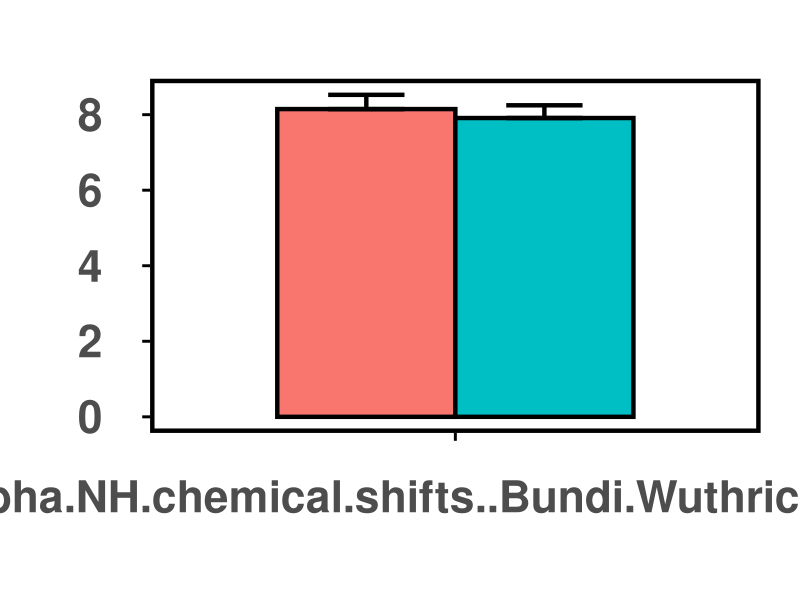
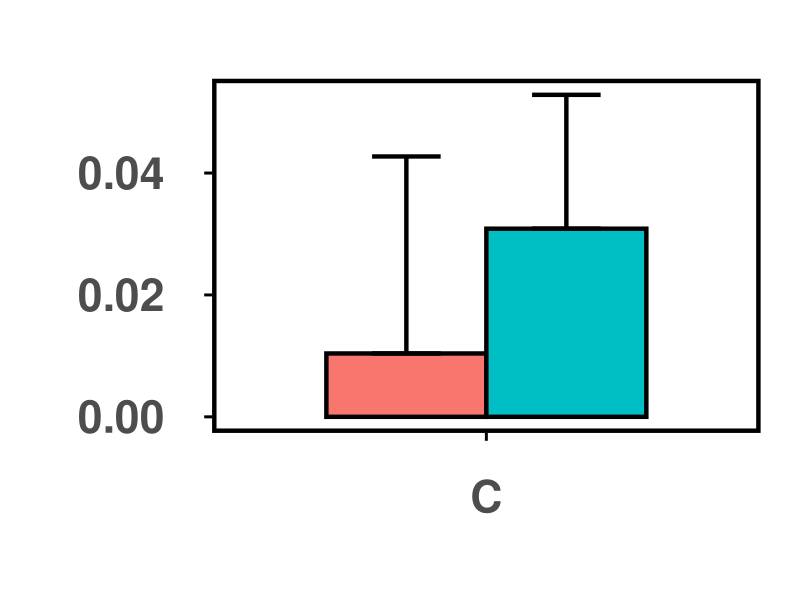
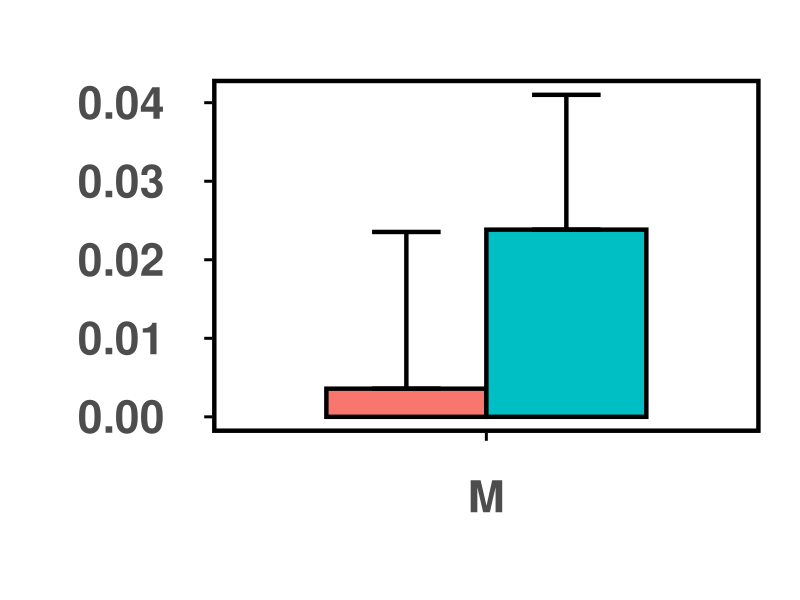
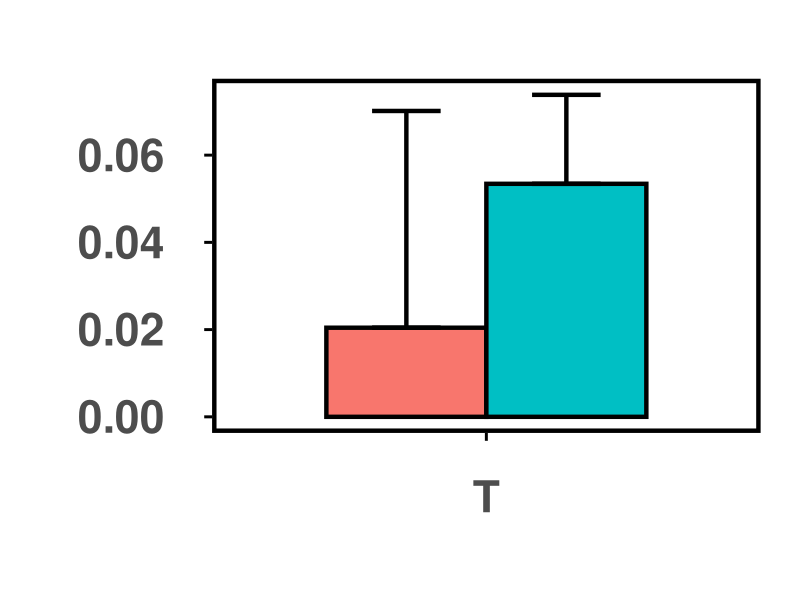
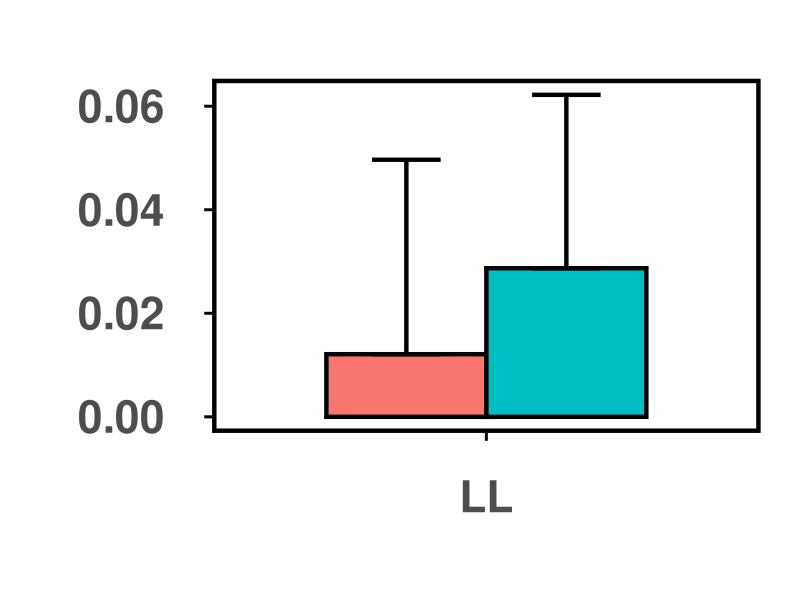
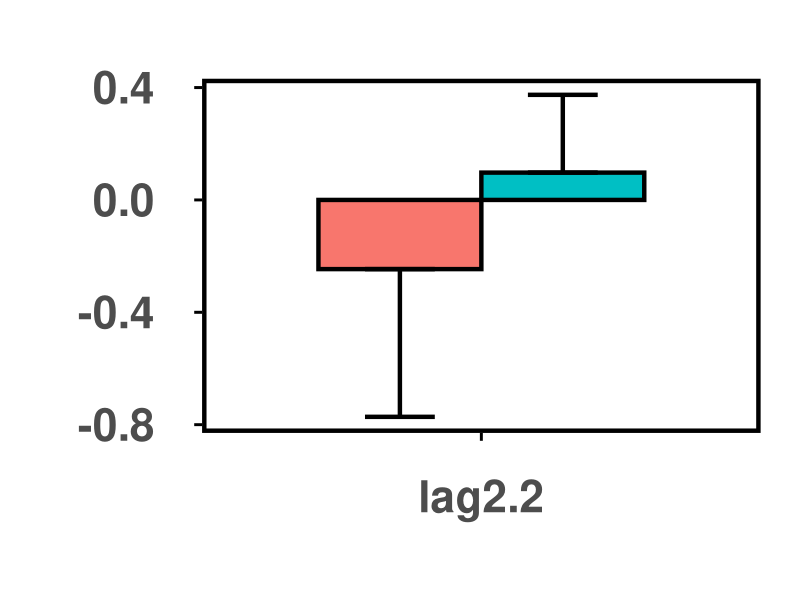
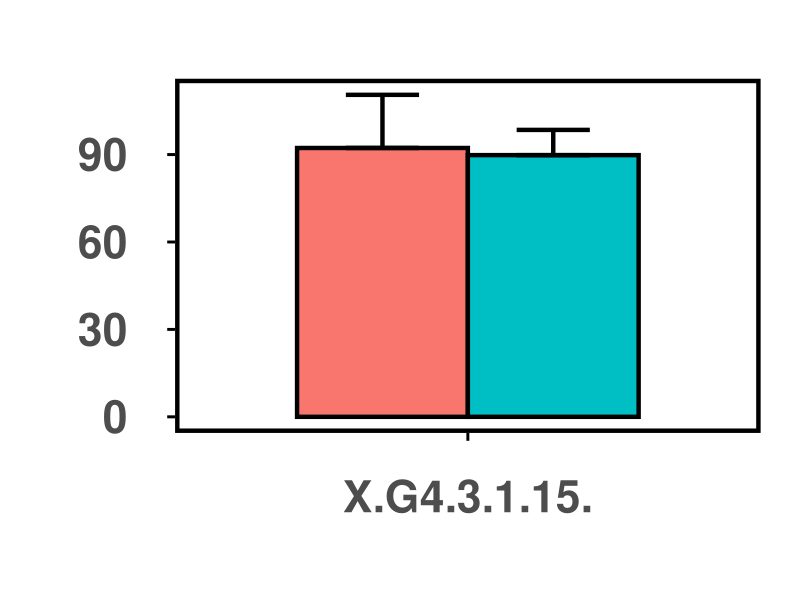
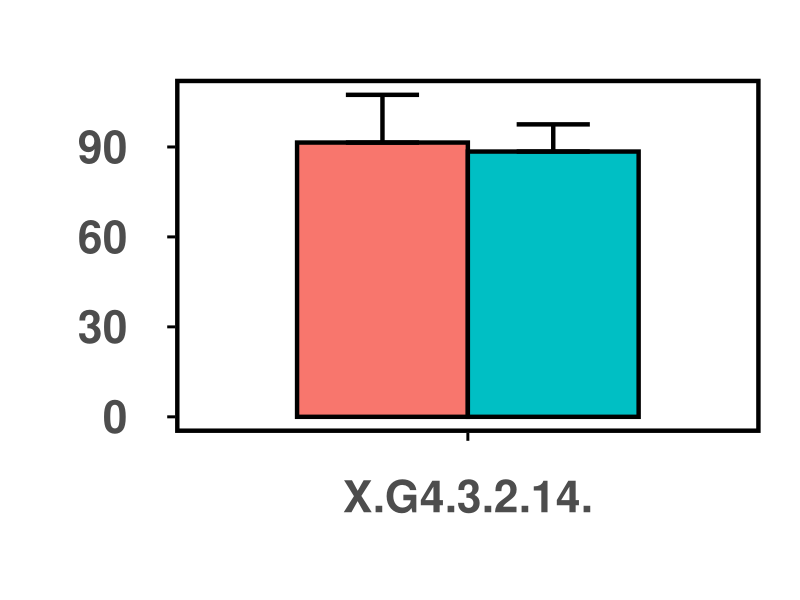

Recreate these plots in R, in order.
#setwd("d:/R_test/plotting bar charts")
#setwd("~/Downloads")

#this.dir <- dirname(parent.frame(2)$ofile)
#setwd(this.dir)

#COLOR codes for epitope classes
#dual #ff66CC (purple)
#mono #66CCFF (cyan)
#tpos "blue"
#bpos "gree"

library(readxl)
library(ggplot2)
#library(grid)
library(gridExtra)
library(ggthemes)
library(stringr)



df<-read_excel("dual_vs_tpos_desc.xlsx")
df<-na.omit(df)

subplot_num=20

plots<-list()

for(i in 1:subplot_num)
  {
   df_row<-df[i,]
   formatted_df<-data.frame(matrix(ncol=4,nrow=2))
   x<-c("Descriptors","Epitope_type","Mean","Stdev")
   colnames(formatted_df)<-x
   
   #print(df_row)
   #print("\n")
   #saves the name of the descriptors for the 2 cells of first row
   formatted_df[,1]<-(df_row)[1]    #df_row$Descriptors
   #saves the epitope types (saved as column names)
   formatted_df[1,2]<-colnames(df_row)[2]
   formatted_df[2,2]<-colnames(df_row)[4]
   #saves the mean values of the epitope types
   formatted_df[1,3]<-(df_row)[2]
   formatted_df[2,3]<-(df_row)[4]
   #saves standard dev 
   formatted_df[1,4]<-(df_row)[3]
   formatted_df[2,4]<-(df_row)[5]
   
   
   #print(formatted_df)
   #print(" ")
   #line<-readline()
   #reordering the epitope types to the order as their row index so that ggplots plots
   #the bars the way they appear in the df
   formatted_df$Epitope_type<-as.factor(formatted_df$Epitope_type)
   formatted_df$Epitope_type<-factor(formatted_df$Epitope_type, levels=formatted_df$Epitope_type[order(as.numeric(rownames(df)))])
  
   #this shows the variable classes of the dataframe
   #str(formatted_df)
   
   dodge<-position_dodge(width=0.7)
   limits<-aes(ymax=formatted_df$Mean + (formatted_df$Mean>0)*formatted_df$Stdev, ymin=formatted_df$Mean - (formatted_df$Mean<0)*formatted_df$Stdev)
    
   #p<-ggplot(data=formatted_df,aes(x=Descriptors,y=Mean, fill=Epitope_type))
   p<-ggplot(data=formatted_df,aes(x=Descriptors,y=Mean, fill=Epitope_type))
                                                                                #adjust this for size of frame around bar
   p<-p + geom_bar(stat="identity", position = dodge, width = 0.7,colour="black",size=1.5)
   
   #p<-p + scale_fill_manual("legend",values=c("#ff66CC","green"))
   #dual #ff66CC (purple)
   #mono #66CCFF (cyan)
   #tpos "blue"
   #bpos "green"
   
   p<-p + geom_errorbar(limits, position = dodge, width =0.3,size=1.5)
   
   
   p <- p + labs(x = " ", y = " ")
   p <- p + theme_few()
   p <- p + theme(legend.position="none")
   
   #adjusts the text size
   p <- p + theme(text=element_text(face="bold",size=40))
   
   #ignore this one for now
   #p <- p + theme(axis.line = element_line(size= 0.5, colour="black"))
   
   #adjusts the text distances from the axis, adjust the first numerical parameter
   p <- p + theme(axis.text.x = element_text(margin=margin(1,1,1,1,"cm")),
            axis.text.y = element_text(margin=margin(1,1,1,1,"cm")))
   
   #adjusts the frame around the picture
   p <- p + theme(panel.border = element_rect(colour = "black", fill=NA, size=3))
   
   #adjest  of the tick marks
   p <- p + theme(axis.ticks.length = unit(.2, "cm"), axis.ticks = element_line(size = 1, colour="black")) 
   
   # Add white space aroung the plot's margins
   
   p <- p + theme(plot.margin = margin(2, 1, -0.5, -0.5, "cm"))
   
  # print(p)
   
   plots[[i]]<-p
   

   

#this part saves the pictures to file   
   filename=paste0("dual_vs_tpos", i, ".pdf")
   pdf(filename)
   print(p)
   dev.off()
   
  }


#library(egg)
#ggarrange(plots[[1]],plots[[9]], ncol = 1)


#library(grid)
#grid.newpage()
#pushViewport(viewport(layout=grid.layout(1,5,heights=c(0.40,0.60))))
#print(plots[[1]], vp=viewport(layout.pos.row=1,layout.pos.col=1))
#print(plots[[2]], vp=viewport(layout.pos.row=1,layout.pos.col=2))
#print(plots[[3]], vp=viewport(layout.pos.row=1,layout.pos.col=3))
#print(plots[[4]], vp=viewport(layout.pos.row=1,layout.pos.col=4))
#print(plots[[5]], vp=viewport(layout.pos.row=1,layout.pos.col=5))



#do.call(grid.arrange(arrangeGrob(c(plots, ncol=5))))
#grid.arrange(arrangeGrobs(plots))


#this part attempts to save multiple plots together. Note that grid.arrange can be used with the whole plot vector instead of individual elements of it.
#the plotting together works up to 8 subplots. More will result in errornous display that are not corrigible with scaling the picture and is
#the error is retained inside the saved image file. Irrelevant of the file format (e.g. png, pdf)

#grid.arrange(plots[[1]],plots[[2]],plots[[3]],nrow=1,ncol=3) 
#pdf("plot.pdf")
#do.call("grid.arrange",c(plots,nrow=1))#,nrow=1,ncol=length(plots)))
#dev.off()